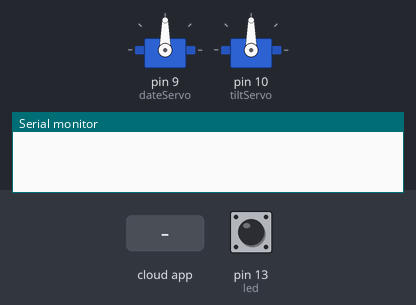
Bench run of a sketch on a simulated Arduino Uno, built with avr-gcc and run on an emulated ATmega328P. Shown: 2 × servo, the last lines printed to the serial monitor. Inputs (shaded band) come from the test bench; at power-on: pin 13 (led) HIGH. The ROS host is connected and sends only what is stated.

Above: at 1.2 s.
1.3 s: the phone or cloud app sets DateServo to 0
At 2.5 s:
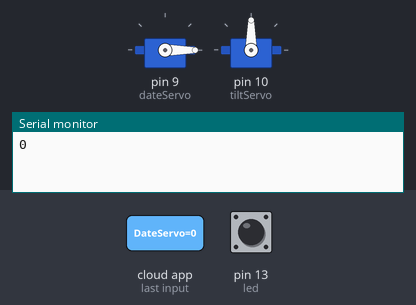
2.8 s: the phone or cloud app sets TiltServo to 45
At 3.7 s:
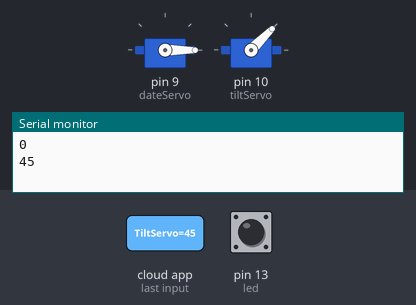
4.3 s: the phone or cloud app sets DateServo to 90
At 4.9 s:
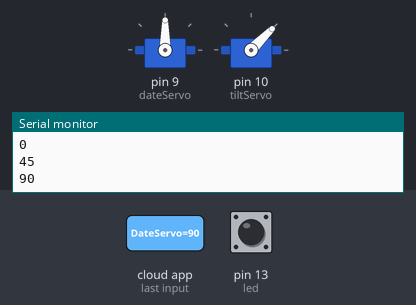
5.8 s: the phone or cloud app sets TiltServo to 180
At 7.0 s:
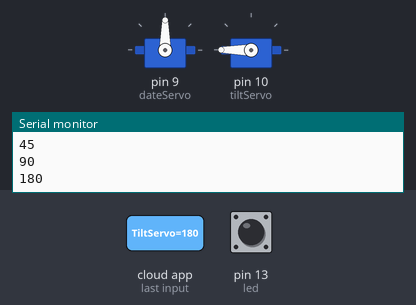
7.3 s: the phone or cloud app sets DateServo to 45
At 8.4 s:
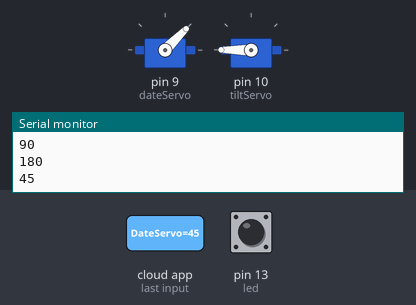
8.8 s: the phone or cloud app sets TiltServo to 0
At 9.5 s:
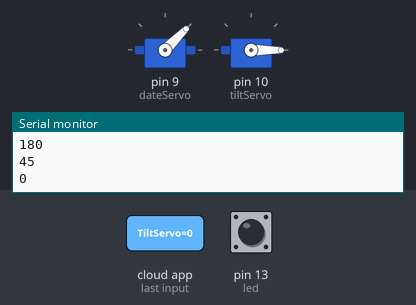
Timing chart, 0 to 11.3 s (numbered marks = the images above; inputs shaded):
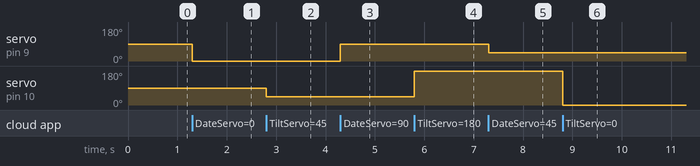

Measured:
- after the input at 1.3 s, servo on pin 9 (dateServo): 90° → 0° at once
- after the input at 2.8 s, servo on pin 10 (tiltServo): 90° → 45° at once
- after the input at 4.3 s, servo on pin 9 (dateServo): 0° → 90° at once
- after the input at 5.8 s, servo on pin 10 (tiltServo): 45° → 180° at once
- after the input at 7.3 s, servo on pin 9 (dateServo): 90° → 45° at once
- after the input at 8.8 s, servo on pin 10 (tiltServo): 180° → 0° at once

The sketch:

ServoControledited.ino
```cpp
/*
 * rosserial Servo Control Example
 *
 * This sketch demonstrates the control of hobby R/C servos
 * using ROS and the arduiono
 *
 * For the full tutorial write up, visit
 * www.ros.org/wiki/rosserial_arduino_demos
 *
 * For more information on the Arduino Servo Library
 * Checkout :
 * http://www.arduino.cc/en/Reference/Servo
 */

#if (ARDUINO >= 100)
 #include <Arduino.h>
#else
 #include <WProgram.h>
#endif


#include <Servo.h>
#include <ros.h>
#include <std_msgs/UInt16.h>

ros::NodeHandle  nh;

Servo dateServo;
Servo tiltServo;

void servo_cb( const std_msgs::UInt16& cmd_msg){
  Serial.println(cmd_msg.data);
  dateServo.write(cmd_msg.data); //set servo angle, should be from 0-180
  digitalWrite(13, HIGH-digitalRead(13));  //toggle led
}

void tilt_cb(const std_msgs::UInt16& cmd_msg) {
  Serial.println(cmd_msg.data);
    tiltServo.write(cmd_msg.data); //set servo angle, should be from 0-180
}


ros::Subscriber<std_msgs::UInt16> dateSub("DateServo", servo_cb);
ros::Subscriber<std_msgs::UInt16> tiltSub("TiltServo", tilt_cb);

void setup(){
  Serial.begin(57600);
  nh.initNode();
  nh.subscribe(dateSub);
  nh.subscribe(tiltSub);

  dateServo.attach(9); //attach it to pin 9
  tiltServo.attach(10);
}

void loop(){
  nh.spinOnce();
  delay(1);
}
```
